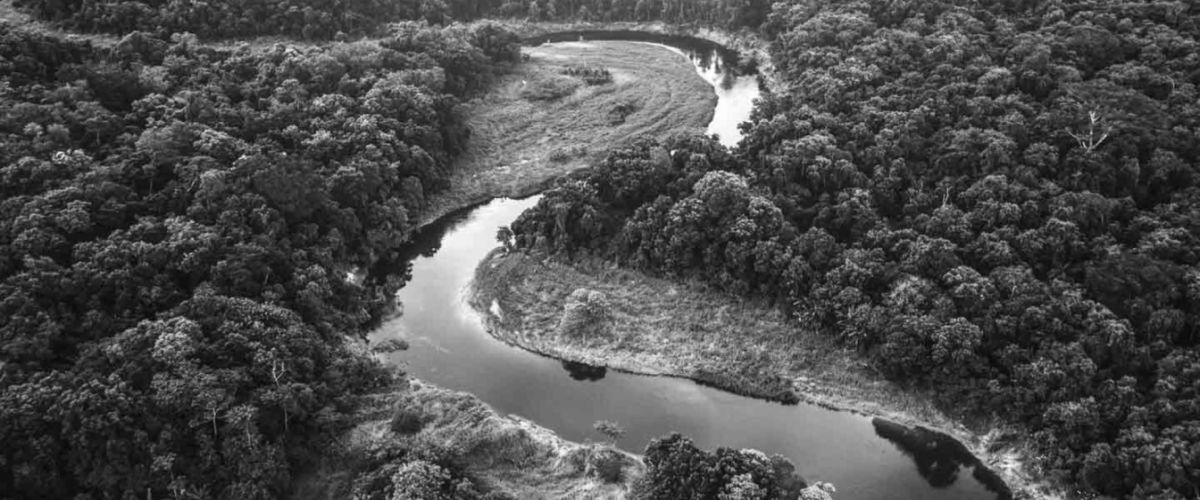
#> input picture DataScienceAndArtificialIntelligence/AIOWarmup/lesson_w5/code_thursday/nature.jpg, 1200 x 500 px, given in place of nature.png, which was not available
$ jupyter execute --allow-errors ImageApplications_example.ipynb   (text cells are left out)
#> lines starting #> are read from the running program, lines starting #| are printed output that depends on the picture; pictures that were not available may be replaced by others from this repository, and a replacement may not be noted
#> (a cell that did not finish here is left out)

[cell 2]
import cv2
import numpy as np
import matplotlib.pyplot as plt

img = cv2.imread('nature.png', 1)
#> img is the input picture: shape (500, 1200, 3); min 5, max 255, mean 77.2
img = img.astype(float)

img = img + 50
img = np.clip(img, 0, 255)
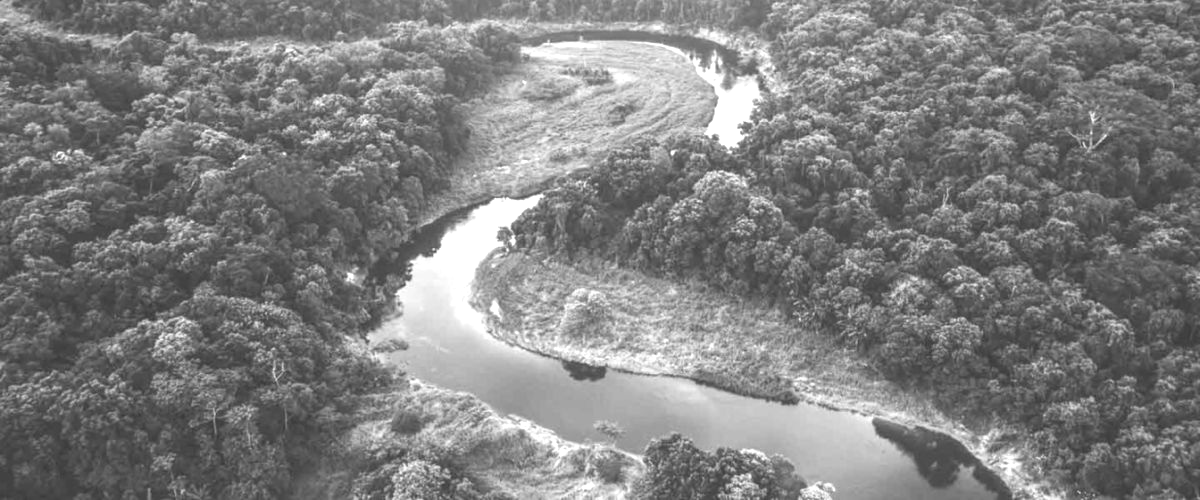
#> img: shape (500, 1200, 3) float64; min 55, max 255, mean 126.8

img = img.astype(np.uint8)
cv2.imwrite('increase50_clip.png', img)
#> Out = True

[cell 3]
data = np.array([-4., 3, 8, 300, 7])
print(data)
print(data.dtype)

data = np.where(data<0, 0, data)
print(data)

data = np.where(data>255, 255, data)
print(data)

[cell 4]
import cv2
import numpy as np
import matplotlib.pyplot as plt

img = cv2.imread('nature.png', 1)
img = img.astype(float)

img = img + 50
img = np.where(img<0., 0., img)
img = np.where(img>255., 255., img)

img = img.astype(np.uint8)
cv2.imwrite('increase50_where.png', img)
#> Out = True

[cell 5]
import cv2
import numpy as np
import matplotlib.pyplot as plt

img = cv2.imread('nature.png', 1)
img = img.astype(float)

img = img - 80
img = np.clip(img, 0, 255)
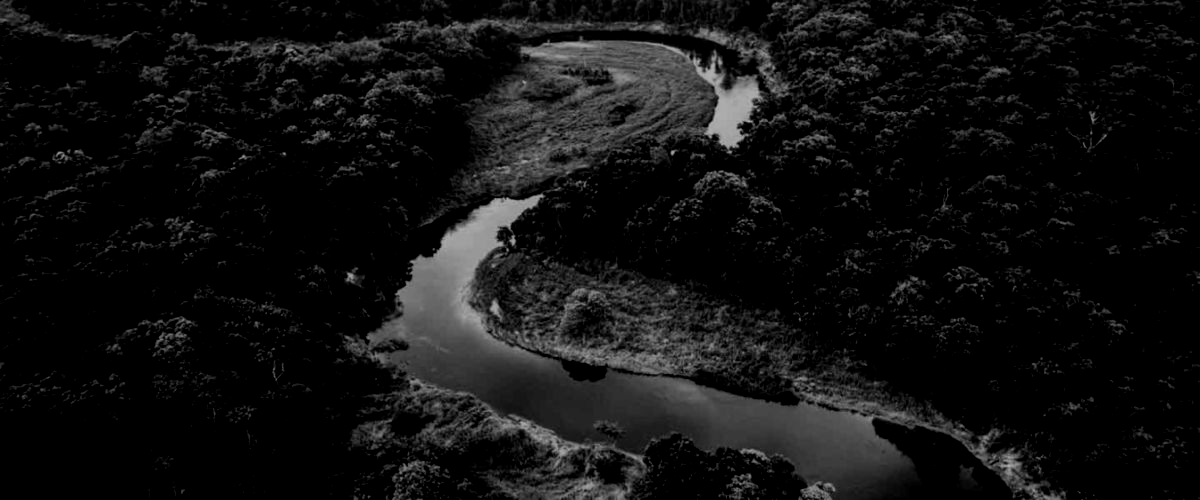
#> img: shape (500, 1200, 3) float64; min 0, max 175, mean 17.3

img = img.astype(np.uint8)
cv2.imwrite('decrease80_clip.png', img)
#> Out = True

[cell 6]
import cv2
import numpy as np
import matplotlib.pyplot as plt

img = cv2.imread('nature.png', 1)
img = img.astype(float)

img = img - 80
img = np.where(img<0., 0., img)
img = np.where(img>255., 255., img)

img = img.astype(np.uint8)
cv2.imwrite('decrease80_where.png', img)
#> Out = True

[cell 7]
import cv2
import numpy as np

img = cv2.imread('image.png', 1)
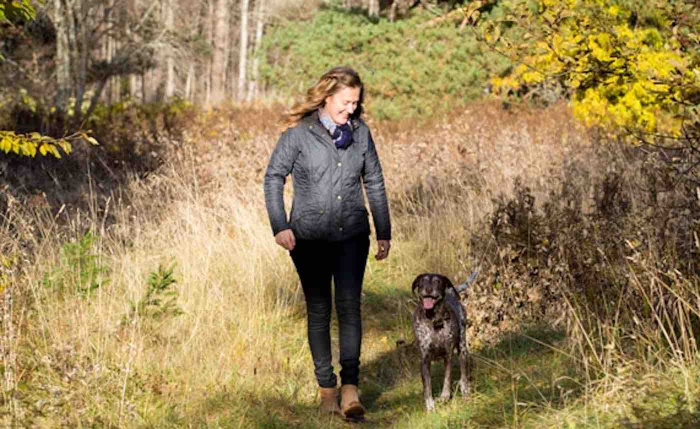
#> input picture DataScienceAndArtificialIntelligence/AIOWarmup/lesson_w5/code_thursday/image.jpg, 1400 x 858 px, given in place of image.png, which was not available (shown at 1/2 size)
#> img is the input picture: shape (858, 1400, 3); mean B, G, R 86, 128.5, 149.8
height, width, channel = img.shape
#> height = 858; width = 1400; channel = 3

x_0, y_0 = 470, 120
x_1, y_1 = 800, 850

region = img[y_0:y_1, x_0:x_1, :]
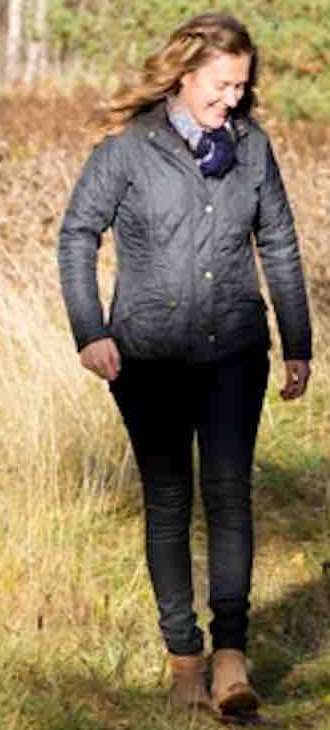
#> region: shape (730, 330, 3); mean B, G, R 91.9, 121.4, 138.4
cv2.imwrite('output_region.png', region)
#> Out = True
